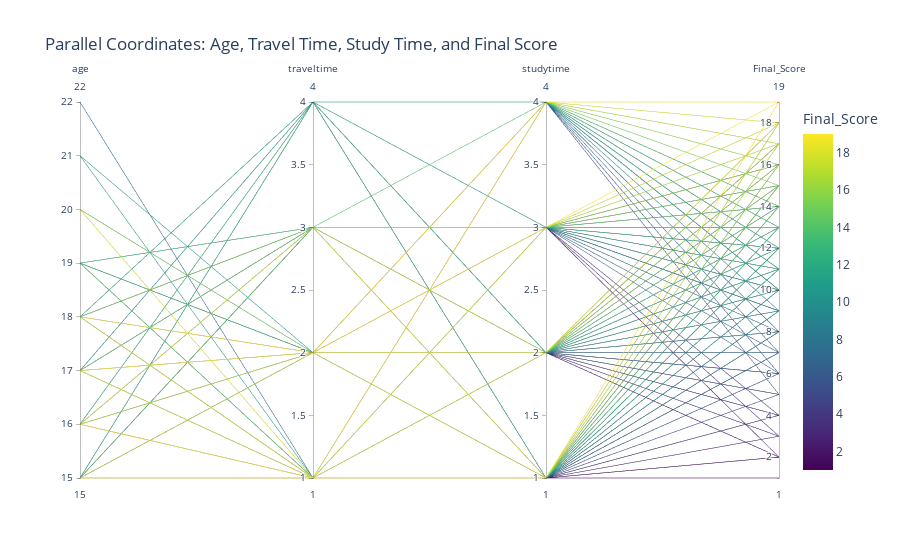

The code cell stored with this chart in its notebook:
### Code cell
# Parallel Coordinates Plot:

# The parallel coordinates plot allows you to compare the values of multiple numerical variables across different data points.
fig = px.parallel_coordinates(df, dimensions=['age', 'traveltime', 'studytime', 'Final_Score'],
                              color='Final_Score', color_continuous_scale='Viridis',
                              title='Parallel Coordinates: Age, Travel Time, Study Time, and Final Score')
fig.show()

### Figure 1 — Plotly figure (JSON) as saved in the notebook; plotly's stock layout.template omitted (floating-point values rounded to 4 significant figures; data arrays with more than 128 entries replaced by an {"elided": "..."} marker saying what was removed)
{"data": [{"dimensions": [{"label": "age", "values": {"elided": "1044 int values"}}, {"label": "traveltime", "values": {"elided": "1044 int values"}}, {"label": "studytime", "values": {"elided": "1044 int values"}}, {"label": "Final_Score", "values": {"elided": "1044 int values"}}], "domain": {"x": [0, 1], "y": [0, 1]}, "line": {"color": {"elided": "1044 int values"}, "coloraxis": "coloraxis"}, "name": "", "type": "parcoords"}], "layout": {"coloraxis": {"colorbar": {"title": {"text": "Final_Score"}}, "colorscale": [[0, "#440154"], [0.1111, "#482878"], [0.2222, "#3e4989"], [0.3333, "#31688e"], [0.4444, "#26828e"], [0.5556, "#1f9e89"], [0.6667, "#35b779"], [0.7778, "#6ece58"], [0.8889, "#b5de2b"], [1, "#fde725"]]}, "legend": {"tracegroupgap": 0}, "title": {"text": "Parallel Coordinates: Age, Travel Time, Study Time, and Final Score"}}}
